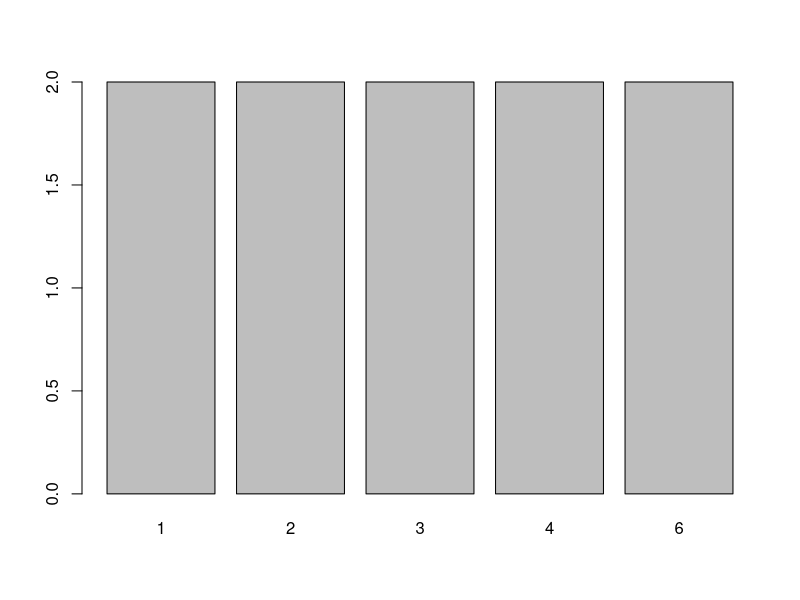
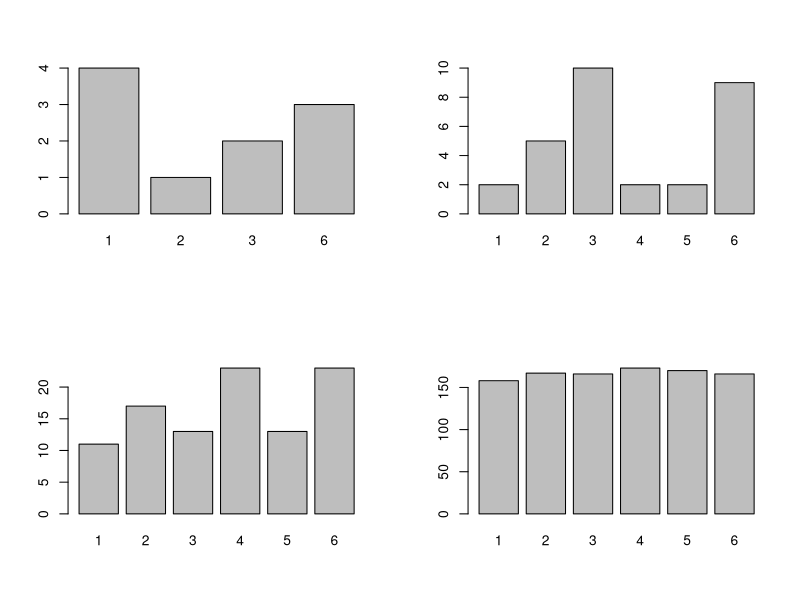
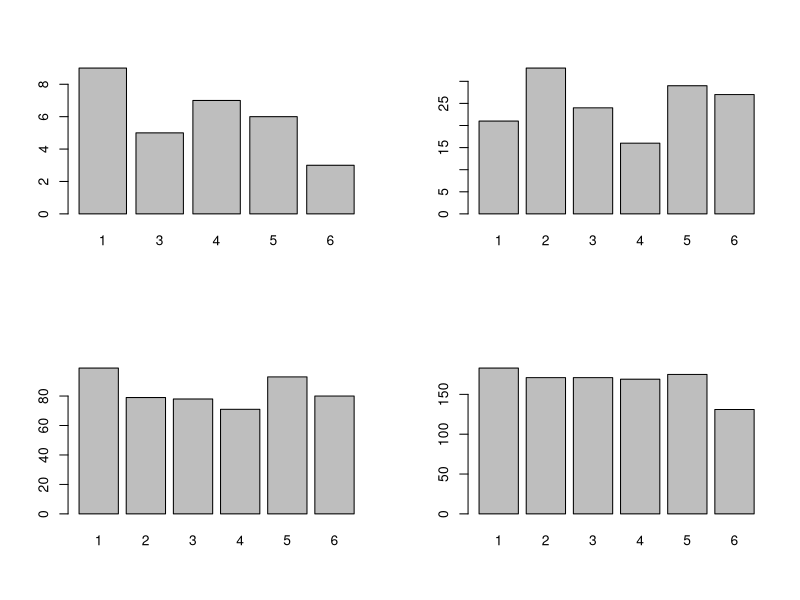
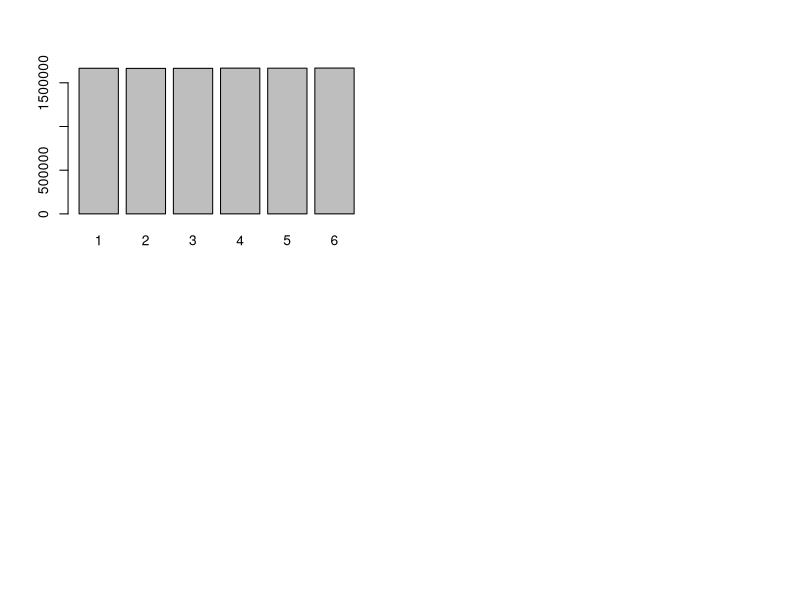
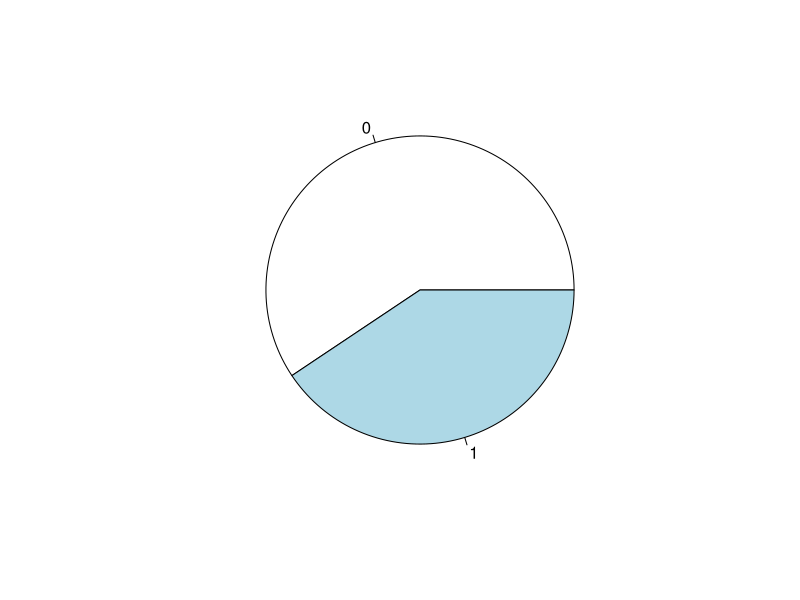
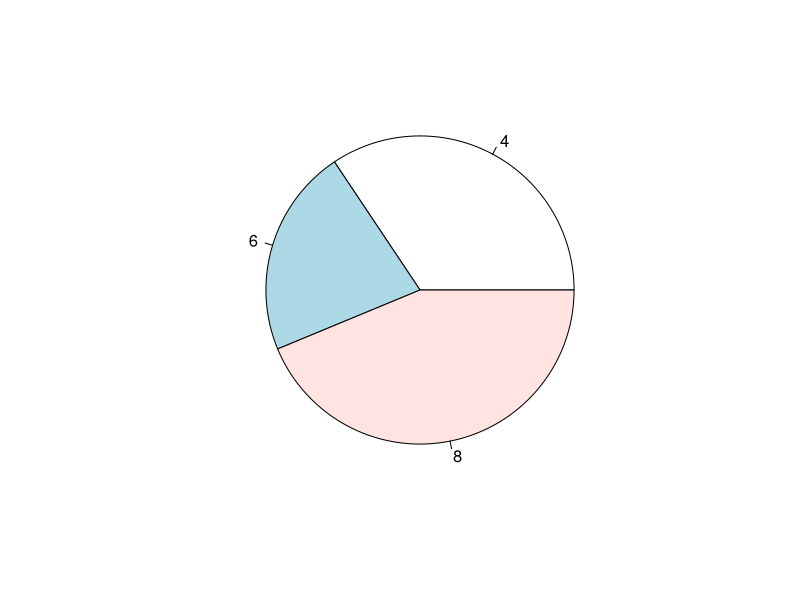
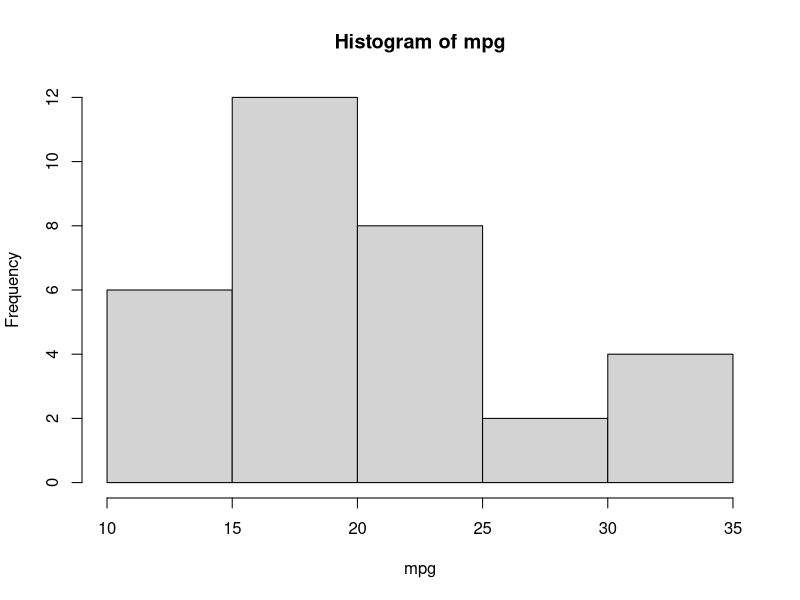
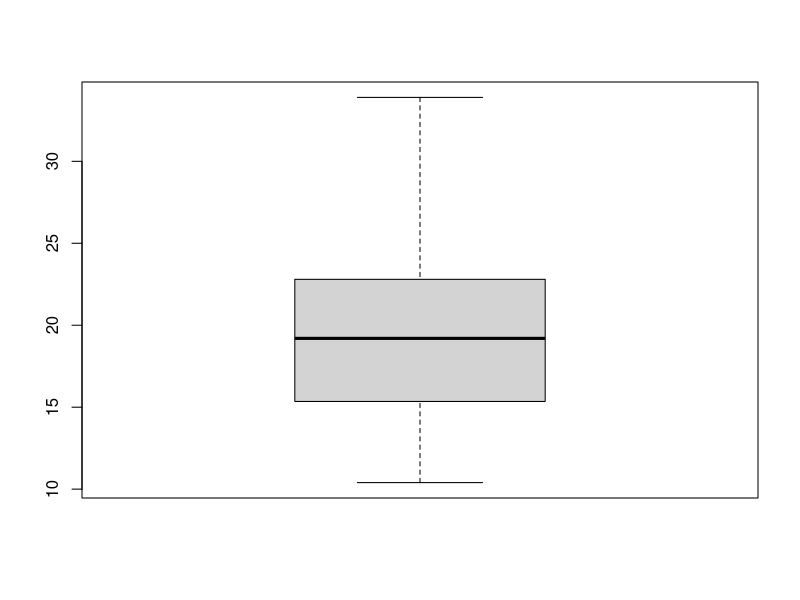

Recreate these plots in R, in order.


#주사위 던지기

D <- sample(1:6, 10, replace=T)
barplot(table(D))

Dice <- function(n) {sample(1:6, n, replace=T)}
D10 <- Dice(10)
D30 <- Dice(30)
D100 <- Dice(100)
D1000 <- Dice(1000)


par(mfrow=c(2,2))
barplot(table(D10)); barplot(table(D30))
barplot(table(D100)); barplot(table(D1000))

dice_t <- function(n) {
  D <- sample(1:6, n, replace=T)
  barplot(table(D))
}

dice_t(30)
dice_t(150)
dice_t(500)
dice_t(1000)


D1 <- sample(1:6, 10000000, replace=T)
barplot(table(D1))

par(mfrow=c(1,1))

str(mtcars)
attach(mtcars)
dim(mtcars)
help(mtcars)

table(am)
pie(table(am))

table(cyl)
pie(table(cyl))

summary(mpg)
hist(mpg)
boxplot(mpg)

aggregate(x=mpg, by=list(am), FUN=mean)
t.test(mpg~am)
boxplot(mpg~am)

aggregate(x=mpg, by=list(cyl), FUN=mean)
boxplot(mpg~cyl)


m <- aov(mpg~cyl)
summary(m)

plot(wt, mpg)
cor.test(mpg, wt)
m <- lm(mpg~wt)
summary(m)
abline(m)

#조건부실행: if, ifelse
#반복적실행: for, while

x <- 65
if(x<=70){group <- "A"}
group

if(x>70){group <- "A"} else{group <- "B"}
if(x>70){group <- "A"} else if(x > 65){group <- "B"} else{group <- "C"}

group <- ifelse(x>60, 1, 2)

